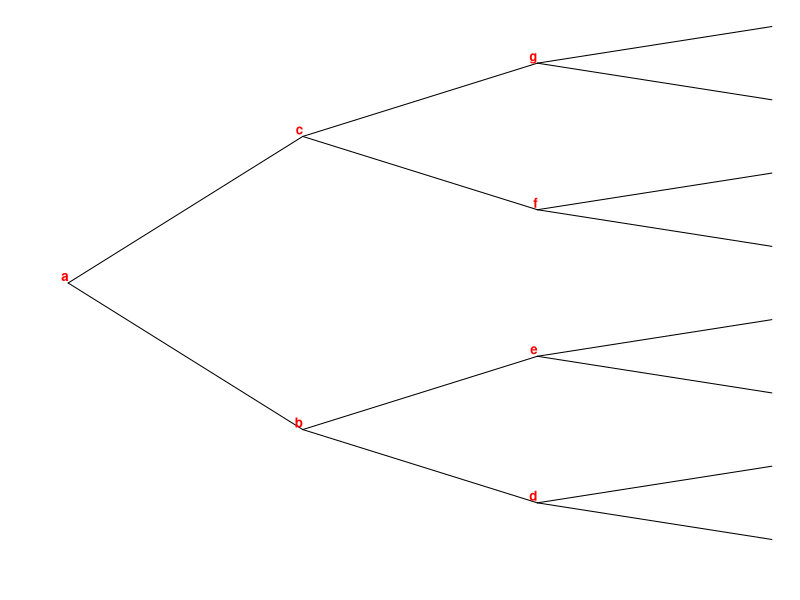
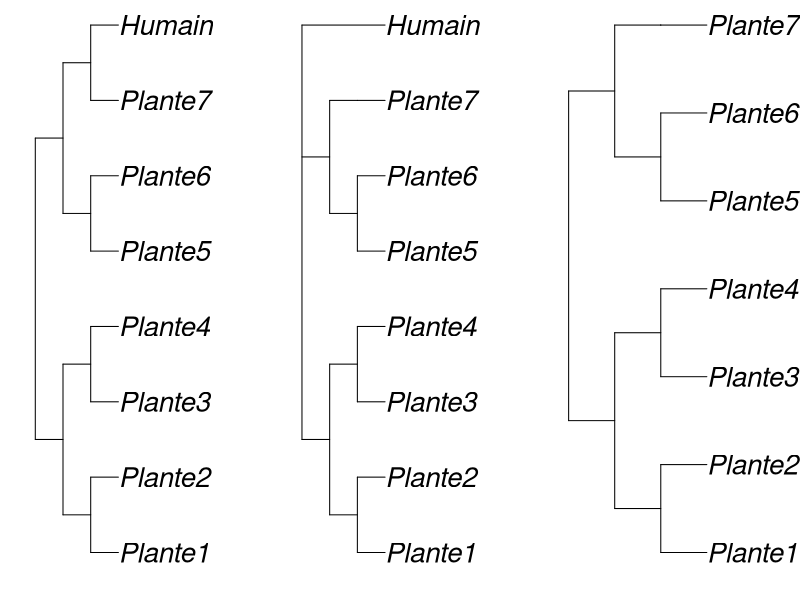
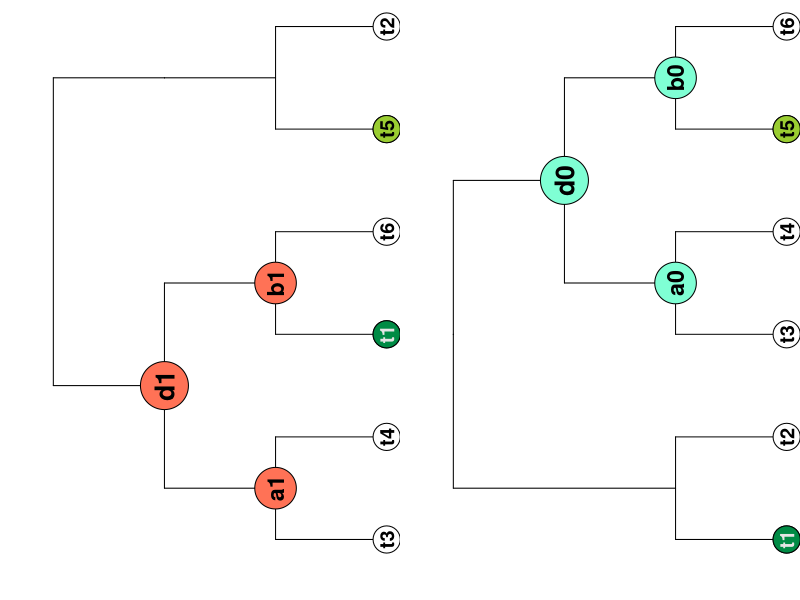
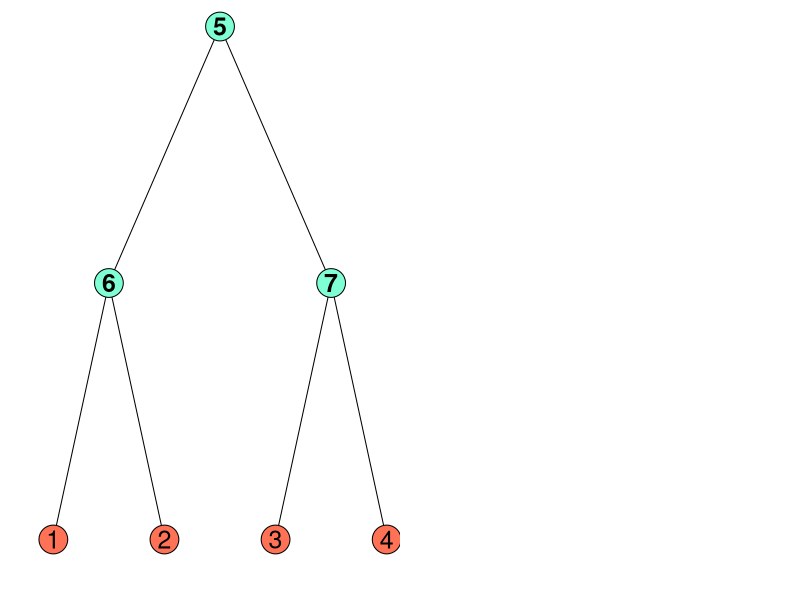
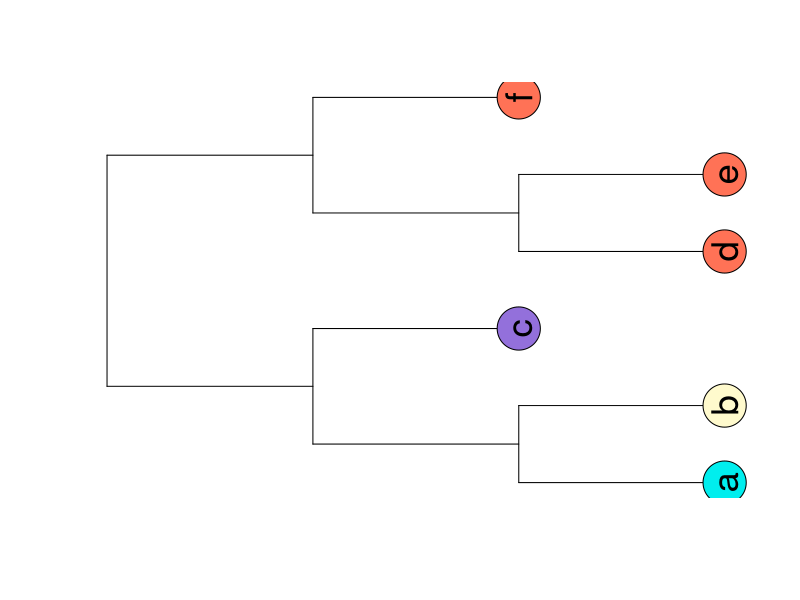
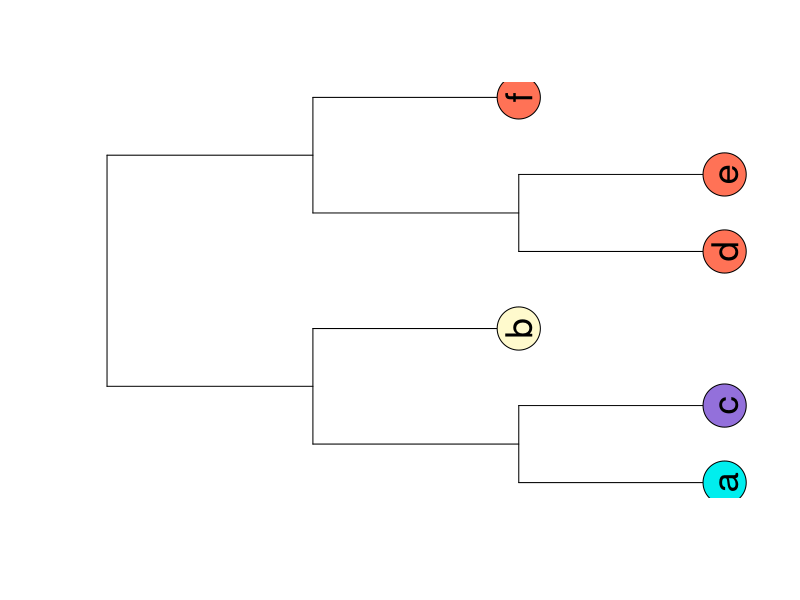
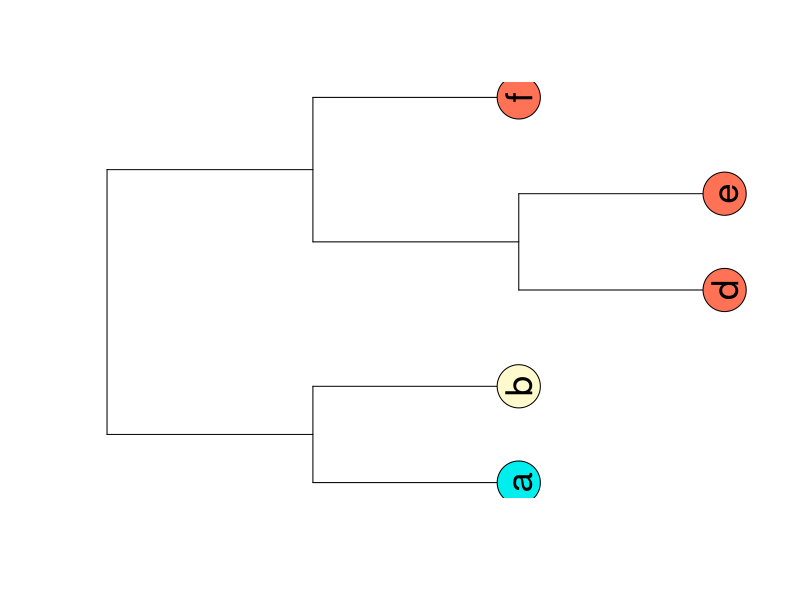
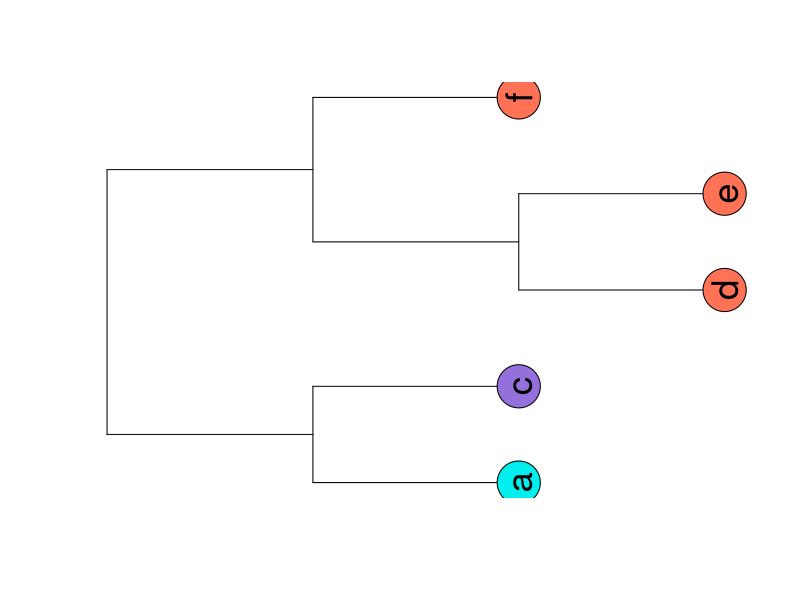

The R source for these figures, in order:
library(ape)
library(dplyr)
par(xpd = TRUE, mar = c(2, 2, 0.3, 0))

# Arbre équilibré ####
layout(matrix(c(1),1,1))
a = stree(8, "b")
a$edge.length = rep(1, length(a$tip.label)*2-2)
a$node.label = c("a","b","d","e","c","f","g")

plot.phylo(a, "c", show.node.label = F, show.tip.label = F)
nodelabels(a$node.label, adj = c(1,-0.2), frame = "n", cex = 0.8, font = 2, col="red")
ape::write.tree(a)

# Exemple humain:plante ####
layout(matrix(c(1,2,3),1,3))

a = read.tree(text = "(((Plante1:1,Plante2:1)d:1,(Plante3:1,Plante4:1)e:1)b:1,((Plante5:1,Plante6:1)f:1,(Plante7:1,Humain:1)g:1)c:1)a;")
b = read.tree(text = "(((Plante1:1,Plante2:1)d:1,(Plante3:1,Plante4:1)e:1)b:1,((Plante5:1,Plante6:1)f:1,(Plante7:1)g:1)c:1,Humain:3)a;")
c = read.tree(text = "(((Plante1:1,Plante2:1)d:1,(Plante3:1,Plante4:1)e:1)b:1,((Plante5:1,Plante6:1)f:1,(Plante7:1)g:1)c:1)a;")

plot.phylo(a, show.node.label = F, cex = 2.5)
plot(b, cex = 2.5)
plot(c, cex = 2.5)

# Exemple MAST KAST ####
# Arbres de départ

layout(matrix(c(1),1,1))
a = read.tree(text = "(((a:1,b:1):1,c:1):1,((d:1,e:1):1,f:1):1);")
b = read.tree(text = "(((a:1,c:1):1,b:1):1,((d:1,e:1):1,f:1):1);")

png("./graphes/kast_a1.png", width = 350, height = 550)
plot(a)
tiplabels(a$tip.label, cex = 2.2, frame = "c", col = c("black"), 
          bg = c("cyan2","lemonchiffon","mediumpurple",rep("coral1",3)) , srt=90)
dev.off()

png("./graphes/kast_b1.png", width = 350, height = 550)
plot(b)
tiplabels(b$tip.label, cex = 2.2, frame = "c", col = c("black"), 
          bg = c("cyan2","mediumpurple","lemonchiffon",rep("coral1",3)) , srt=90)
dev.off()

# MASTS
#layout(matrix(c(1,2,3),1,3))
m1 = read.tree(text = "((a:1,b:1):1,((d:1,e:1):1,f:1):1);")
m2 = read.tree(text = "((a:1,c:1):1,((d:1,e:1):1,f:1):1);")
m3 = read.tree(text = "((b:1,c:1):1,((d:1,e:1):1,f:1):1);")

png("./graphes/kast_m1.png", width = 350, height = 550)
plot(m1)
tiplabels(m1$tip.label, cex = 2.2, frame = "c", col = "black", 
          bg = c("cyan2","lemonchiffon",rep("coral1",3)) , srt=90)
dev.off()

png("./graphes/kast_m2.png", width = 350, height = 550)
plot(m2)
tiplabels(m2$tip.label, cex = 2.2, frame = "c", col = "black", 
          bg = c("cyan2","mediumpurple",rep("coral1",3)) , srt=90)
dev.off()

png("./graphes/kast_m3.png", width = 350, height = 550)
plot(m3)
tiplabels(m3$tip.label, cex = 2.2, frame = "c", col = "black", 
          bg = c("lemonchiffon","mediumpurple",rep("coral1",3)) , srt=90)
dev.off()

# KAST
layout(matrix(c(1),1,1))
k1 = read.tree(text = "((d:1,e:1):1,f:1):1;")

png("./graphes/kast_k1.png", width = 350, height = 550)
plot(k1)
tiplabels(k1$tip.label, cex = 2.2, frame = "c", col = c("black"), 
          bg = c("coral1") , srt=90)
dev.off()

# Exemple MAST DIAG et MAST matching ####
layout(matrix(c(1,2),1,2))
a = read.tree(text = "(((t3:0.5,t4:0.5)a1:0.5,(t1:0.5,t6:0.5)b1:0.5)d1:0.5,((t5:0.5,t2:0.5)c1:0.5)f0:0.5)top;")
plot.phylo(a, show.node.label = F, show.tip.label = F)
# Plots high nodes in circles
nodelabels(a$node.label[2], node = 2+6, col="black", 
           adj = c(0.5,0.5), frame = "c", cex = 1.6, font = 2, 
           bg=c("coral1"),srt = 90)
# Plot low nodes
nodelabels(a$node.label[c(3,4)], node = c(3,4)+6, col="black",
           adj = c(0.5,0.5), frame = "c", cex = 1.4, font = 2, 
           bg=c(rep("coral1",2)),srt = 90)
# Plpot leaves
tiplabels(a$tip.label, frame = "c", cex = 1.2, font = 2, srt = 90, bg = "white")
tiplabels(a$tip.label[c(3,5)], tip = c(3,5), frame = "c", cex = 1.2, font = 2, 
          srt = 90, bg = c("springgreen4","olivedrab3"), col = c("grey90","black"))


b = read.tree(text = "(((t1:0.5,t2:0.5)c1:1,((t3:0.5,t4:0.5)a0:0.5,(t5:0.5,t6:0.5)b0:0.5)d0:0.5)f1:0)top;")
plot.phylo(b, show.node.label = F, show.tip.label = F)
# Plots high nodes in circles
nodelabels(b$node.label[4], node = 4+6, col="black", 
           adj = c(0.5,0.5), frame = "c", cex = 1.6, font = 2, 
           bg=c("aquamarine"),srt = 90)
# Plot low nodes
nodelabels(b$node.label[c(5,6)], node = c(5,6)+6, col="black",
           adj = c(0.5,0.5), frame = "c", cex = 1.4, font = 2, 
           bg=c(rep("aquamarine",2)),srt = 90)
# Plot leaves
tiplabels(b$tip.label, frame = "c", cex = 1.2, font = 2, srt = 90,  bg = "white")
tiplabels(b$tip.label[c(5,1)], tip = c(5,1), frame = "c", cex = 1.2, font = 2, 
          srt = 90, bg = c("olivedrab3","springgreen4"), col = c("black","grey90"))

# Exemple arbre et tableau ####
layout(matrix(c(1,2),1,2))
a = stree(4, "b", tip.label = c(1,2,3,4))
a$edge.length = rep(1, length(a$tip.label)*2-2)
a$node.label = c(5,6,7)

plot.phylo(a, "c", show.node.label = F, show.tip.label = F, direction = "downwards")
tiplabels(a$tip.label, cex = 1.5, frame = "c", col = "black", bg = "coral1" )
nodelabels(a$node.label, frame = "c", cex = 1.5, font = 2, col="black", bg = "aquamarine")
